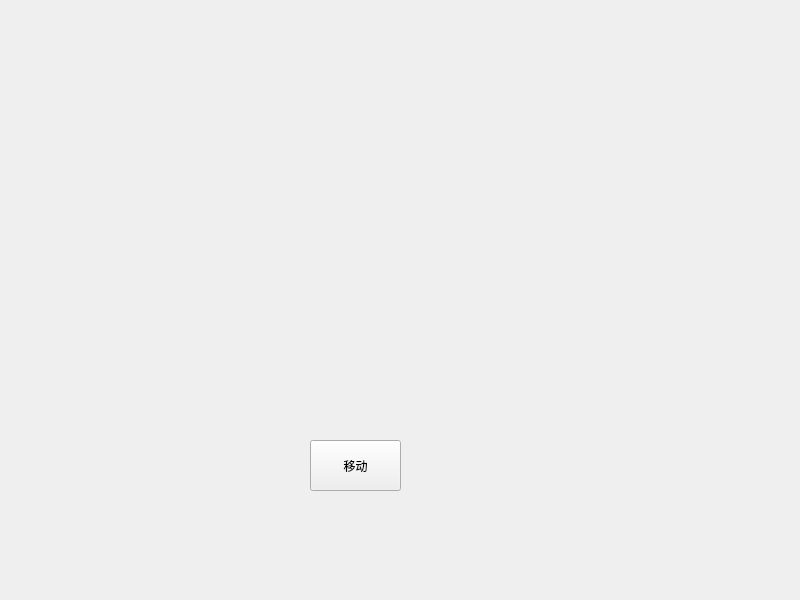
<?xml version="1.0" encoding="UTF-8"?>
<ui version="4.0">
 <class>Widget</class>
 <widget class="QWidget" name="Widget">
  <property name="geometry">
   <rect>
    <x>0</x>
    <y>0</y>
    <width>800</width>
    <height>600</height>
   </rect>
  </property>
  <property name="windowTitle">
   <string>Widget</string>
  </property>
  <widget class="QPushButton" name="btn">
   <property name="geometry">
    <rect>
     <x>310</x>
     <y>440</y>
     <width>91</width>
     <height>51</height>
    </rect>
   </property>
   <property name="text">
    <string>移动</string>
   </property>
  </widget>
 </widget>
 <resources/>
 <connections/>
</ui>
